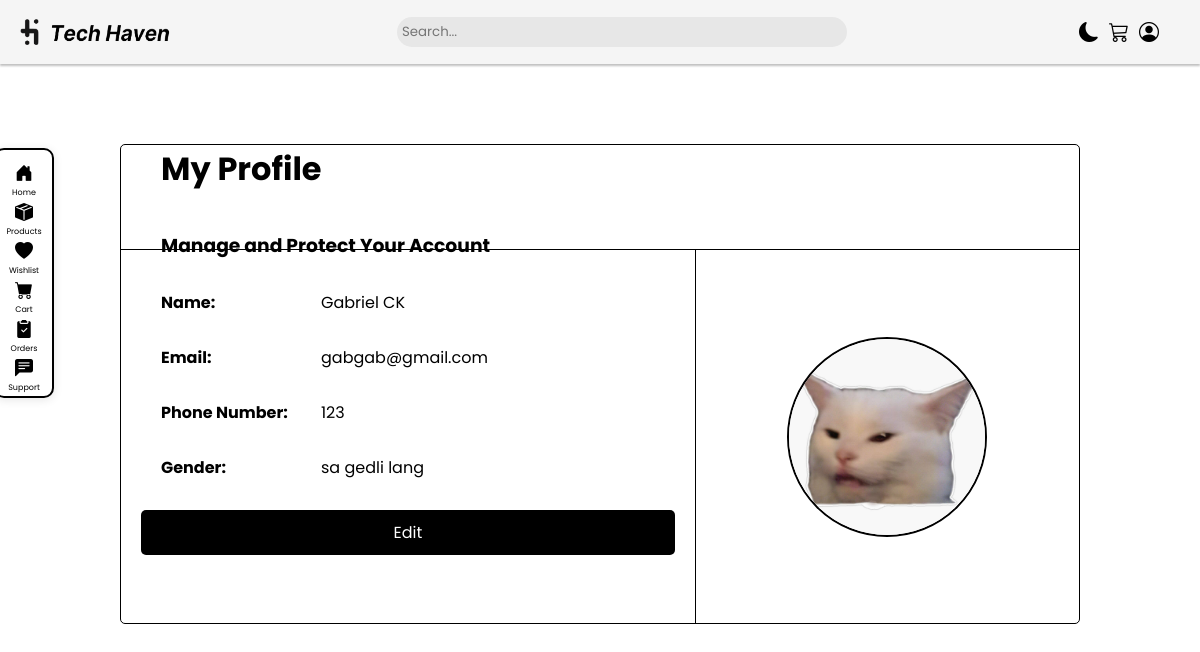
Page /costumer/profile.php (signed in) on the committed database.
### tables this page shows
CREATE TABLE `customerinfo` (
  `customerID` int(100) NOT NULL,
  `name` text NOT NULL,
  `email` varchar(250) NOT NULL,
  `contactNum` varchar(100) NOT NULL,
  `address` varchar(250) NOT NULL,
  `password` varchar(100) NOT NULL
);

### costumer/profile.php (the view, shortened to what this page needs)
<?php
include 'dbcon.php';
$email = $_SESSION['email'];
$sql = "SELECT name, email, contactNum, address FROM customerinfo WHERE email = '$email'";
$result = $conn->query($sql);
if ($result->num_rows > 0) {
    $row = $result->fetch_assoc();
    $name = $row['name'];
    $email = $row['email'];
    $contactNum = $row['contactNum'];
    $address = $row['address'];
} else {
    echo "Customer data not found!";
    exit();
}
?>
<!DOCTYPE html>
<html lang="en">
<head>
</head>
<body>
<?php include 'sidenav.php'; ?>
<div class="mainbox">
    <div class="upper">
        <div class="title">
            <h1>My Profile</h1>
        </div>
        <div class="subtitle">
            <h3>Manage and Protect Your Account</h3>
        </div>
    </div>
    <div class="info">
        <div class="left">
            <div class="info-item">
                <strong>Name:</strong> <span id="name"><?php echo htmlspecialchars($name); ?></span>
            </div>
            <div class="info-item">
                <strong>Email:</strong> <span id="email"><?php echo htmlspecialchars($email); ?></span>
            </div>
            <div class="info-item">
                <strong>Phone Number:</strong> <span id="phone"><?php echo htmlspecialchars($contactNum); ?></span>
            </div>
            <div class="info-item">
                <strong>Gender:</strong> <span id="gender"><?php echo htmlspecialchars($address); ?></span>
            </div>
            <button onclick="openEditForm()">Edit</button>
        </div>
        <div class="right">
            <div class="pic">
                <img src="sample.jpg" alt="Profile Picture" class="profile-img">
            </div>
        </div>
    </div>
</div>
</body>
</html>

### costumer/profile.php (style rules this page uses)
* { font-family: 'Poppins', sans-serif; color: #000; text-decoration: none; }
.mainbox { border: black 1px solid; height: 60vh; width: 80%; margin-left: 10vw; margin-top: 10vh; border-radius: 5px; display: flex; flex-direction: column; float: left; }
.subtitle { margin-top:38px; padding-left: 30px; margin-bottom:20px; }
.title { padding-left: 30px; }
.upper { border-bottom: solid 1px black; height: 22%; width: 100%; padding-left:10px; }
body { font-family: 'Poppins', sans-serif; }
.left div { margin-bottom: 10px; width: 100%; }
.info { width: 100%; height: 78%; display: flex; flex-direction: row; }
.left, .right { box-sizing: border-box; }
.left { width: 60%; border-right: solid 1px black; height: 100%; padding: 20px; display: flex; flex-direction: column; }
.right { width: 40%; height: 100%; padding: 50px; display: flex; justify-content: center; align-items: center; }
.left .info-item { display: flex; align-items: center; margin-bottom: 10px; margin-top: 10px; padding-top: 10px; padding-left: 20px; }
.left .info-item strong { width: 150px; display: inline-block; }
.left .info-item span { margin-left: 10px; }
button { margin-top: 20px; }
.pic { border-radius: 50%; overflow: hidden; width: 150px; height: 150px; }
.profile-img { width: 100%; height: 100%; object-fit: cover; }
button { font-family: 'Poppins', sans-serif; font-size: 16px; padding: 10px 20px; color: #fff; background-color: black; border: none; border-radius: 5px; cursor: pointer; transition: background-color 0.3s ease; }
.right .pic { width: 200px; height: 200px; border-radius: 50%; overflow: hidden; margin: auto; border: solid 2px black; }

### costumer/sidenav.php (style rules this page uses)
* { margin: 0; box-sizing: border-box; padding: 0; }
:root { --lightColor: #F5F5F5; --shadedColor: #E7E7E7; --darkModeNav: #292929; --darkBody: #5C5C5C; }

### rows in the picture
customerinfo: name "Gabriel CK", email "gabgab@gmail.com", contactNum "123", address "sa gedli lang"
